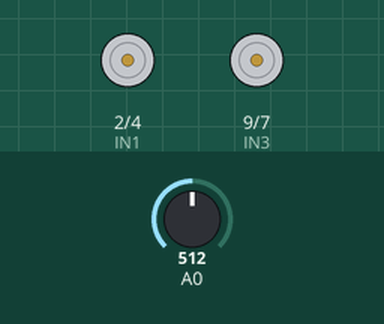
Recording of a sketch running on a simulated Arduino Uno, built with avr-gcc and run on an emulated ATmega328P. On the bench: motor-driver pin pairs drawn as motors (green arrow = first pin HIGH = forward, orange = second pin HIGH = backward, longer = more drive, scaled by the enable pin). The test bench sets the inputs (shaded band); at power-on: A0 = 512. Random numbers use the default seed unless the sketch sets one; what the sketch prints to the serial monitor is not drawn.

Above: at 0.1 s.
At 9.1 s:
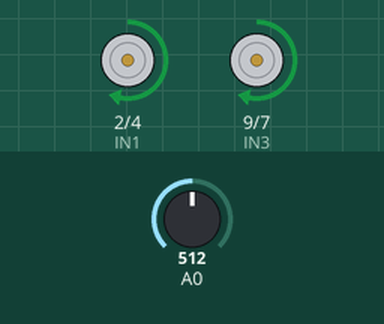
At 20.5 s:
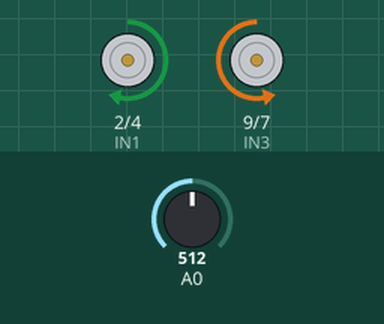
At 35.0 s:
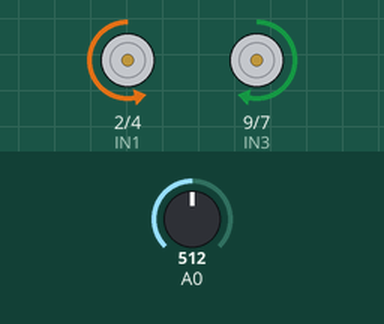
Timing chart, 0 to 40.0 s (numbered marks = the images above):
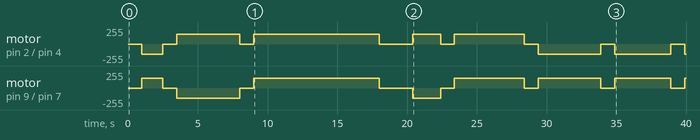

The sketch:

motor_line.ino
```cpp
// IN1, IN2, ENA (D2, D4, D5), IN3, IN4, ENB (D7, D8, D9)
//http://www.hardcopyworld.com/ngine/aduino/index.php/archives/159
#define IN1 2
#define IN2 4
#define ENA 5

#define IN3 9
#define IN4 7
#define ENB 6
#define SPEED 150
void setup() {
  pinMode(IN1, OUTPUT);
  pinMode(IN2, OUTPUT);
  pinMode(IN3, OUTPUT);
  pinMode(IN4, OUTPUT);
  pinMode(ENA, OUTPUT);
  pinMode(ENB, OUTPUT);
  //attachInterrupt(1, lineBackward, RISING);
  Serial.begin(9600);
}
int line;
  void lineBackward(){
       Backward(150);
    delay(5000);
    }
void Forward(int speed){
        digitalWrite(IN1, HIGH);
        digitalWrite(IN2, LOW);
        analogWrite(ENA, speed);

        digitalWrite(IN3, HIGH);
        digitalWrite(IN4, LOW);
        analogWrite(ENB, speed);
  }
  void Backward(int speed){
        digitalWrite(IN1, LOW);
        digitalWrite(IN2, HIGH);
        analogWrite(ENA, speed);

        digitalWrite(IN3, LOW);
        digitalWrite(IN4, HIGH);
        analogWrite(ENB, speed);
    }
    void Left(int speed){
        digitalWrite(IN1, LOW);
        digitalWrite(IN2, HIGH);
        analogWrite(ENA, speed);

        digitalWrite(IN3, HIGH);
        digitalWrite(IN4, LOW);
        analogWrite(ENB, speed);
      }
      void Right(int speed){
        digitalWrite(IN1, HIGH);
        digitalWrite(IN2, LOW);
        analogWrite(ENA, speed);

        digitalWrite(IN3, LOW);
        digitalWrite(IN4, HIGH);
        analogWrite(ENB, speed);
        }
        void Stop(int speed){
        analogWrite(ENA, 0);
        analogWrite(ENB, 0);
          }
void loop() {
  Stop(SPEED);
  delay(1000);
  int ir ;

// int line;
 // ir= analogRead(0)/700;
  //  Serial.println(ir);
  //line=ir;
  //if(!line){
    //while(analogRead(0)>=800){
        int rm=random(5);
  int tim=random(3,10);
      Serial.println(analogRead(0)/700);
    Serial.print("random: ");
    Serial.print(rm);
    Serial.print("\n tim: ");
    Serial.print(tim);
  switch(rm){
    case 0:
    Serial.print("\nForward");
      Forward(SPEED);
      delay(1000*tim);
      break;
    case 1:
    Serial.print("\Backward");
      Backward(SPEED);
      delay(1000*tim);
      break;
    case 2:
    Serial.print("\nLeft");
      Left(SPEED);
      delay(500*tim);
      break;
    case 3:
    Serial.print("\nRight");
      Right(SPEED);
      delay(500*tim);
      break;
    case 4:
    Serial.print("\nStop");
      Stop(SPEED);
      delay(100*tim);
      break;
  }
//  }
 // }
// while(analogRead(0)<800){
 //        Serial.println(analogRead(0));
//  Backward(150);
//   delay(5000);
//  }
 // else if(line){
 //   Backward(150);
 //   delay(5000);
//    line=!line;
//    }

}
```

Measured:
- by itself, motor on pin 2 (IN1) / pin 4 (IN2): stopped → backward 150/255 at 1.0 s, → stopped 1.5 s later, → forward 150/255 1.0 s later, → stopped 4.5 s later, … (15 changes in this stretch)
- by itself, motor on pin 9 (IN3) / pin 7 (IN4): stopped → forward 150/255 at 1.0 s, → stopped 1.5 s later, → backward 150/255 1.0 s later, → stopped 4.5 s later, … (15 changes in this stretch)
